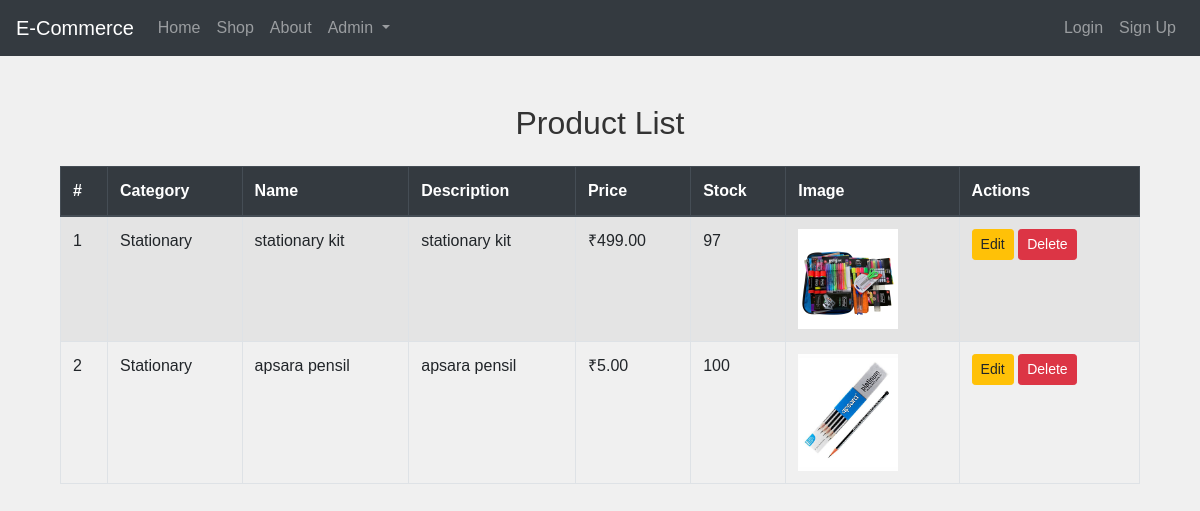
/product_list/, run on an earlier commit of the app's database.
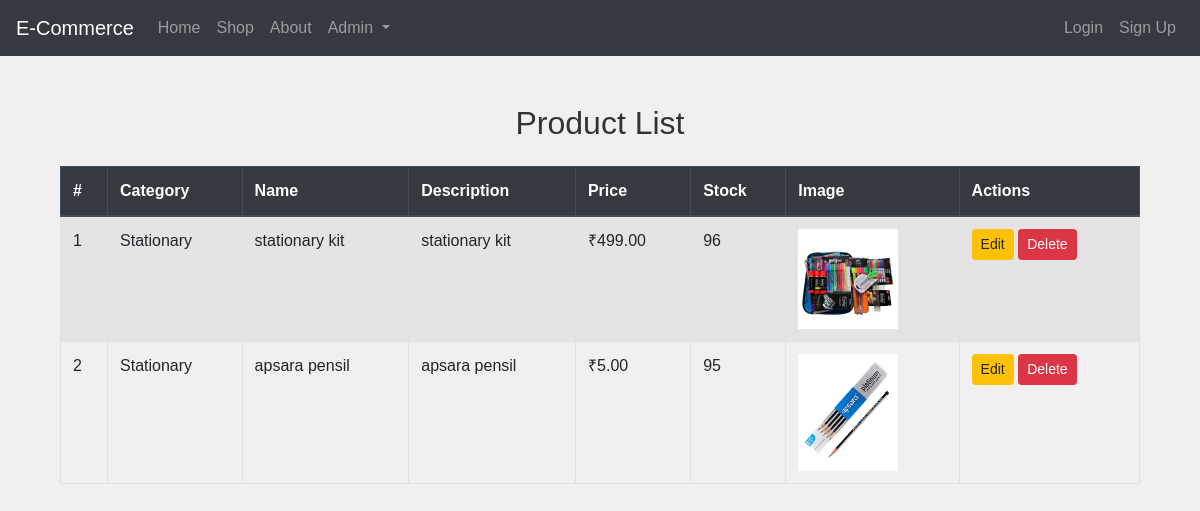
And on a later commit of the database.
### shop/models.py (models this page shows, shortened)
class Product(models.Model):
    category = models.ForeignKey(Category, related_name='products', on_delete=models.CASCADE)
    name = models.CharField(max_length=255)
    description = models.TextField()
    price = models.DecimalField(max_digits=10, decimal_places=2)
    stock = models.PositiveIntegerField()
    image = models.ImageField(upload_to='products/images/', blank=True, null=True)
    created_at = models.DateTimeField(default=timezone.now)
    updated_at = models.DateTimeField(auto_now=True)
    class Meta:
        ordering = ['-created_at']

class Category(models.Model):
    name = models.CharField(max_length=255, unique=True)
    description = models.TextField(blank=True, null=True)
    created_at = models.DateTimeField(default=timezone.now)
    updated_at = models.DateTimeField(auto_now=True)
    class Meta:
        verbose_name_plural = "Categories"

### shop/views.py (the view)
# urls.py: path('product_list/', views.product_list_view, name='product_list'),
def product_list_view(request):
    products = get_all_products()
    return render(request, 'shop/product_list.html', {'products': products})

### shop/views.py (called while the page is built)
def get_all_products():
    try:
        return Product.objects.all()
    except DatabaseError as e:
        return Product.objects.none()

### shop/templates/shop/product_list.html (shortened to what this page needs)
{% extends 'base.html' %}
{% block content %}
<div class="container mt-5">
    <h2 class="mb-4">Product List</h2>
    <div class="table-responsive">
        <table class="table table-striped table-bordered">
            <thead class="thead-dark">
                <tr>
                    <th>#</th>
                    <th>Category</th>
                    <th>Name</th>
                    <th>Description</th>
                    <th>Price</th>
                    <th>Stock</th>
                    <th>Image</th>
                    <th>Actions</th>
                </tr>
            </thead>
            <tbody>
                {% for product in products %}
                <tr>
                    <td>{{ forloop.counter }}</td>
                    <td>{{ product.category.name }}</td>
                    <td>{{ product.name }}</td>
                    <td>{{ product.description }}</td>
                    <td>₹{{ product.price }}</td>
                    <td>{{ product.stock }}</td>
                    <td>
                        {% if product.image %}
                            <img src="{{ product.image.url }}" alt="{{ product.name }}" style="width: 100px;">
                        {% else %}
                            No Image
                        {% endif %}
                    </td>
                    <td>
                        <a href="#" class="btn btn-warning btn-sm">Edit</a>
                        <a href="#" class="btn btn-danger btn-sm">Delete</a>
                    </td>
                </tr>
                {% empty %}
                <tr>
                    <td colspan="8" class="text-center">No products found</td>
                </tr>
                {% endfor %}
            </tbody>
        </table>
    </div>
</div>
{% endblock %}

What changed in the data, as far as the page shows it:
changed Product "stationary kit": stock "97" → "96"
changed Product "apsara pensil": stock "100" → "95"
